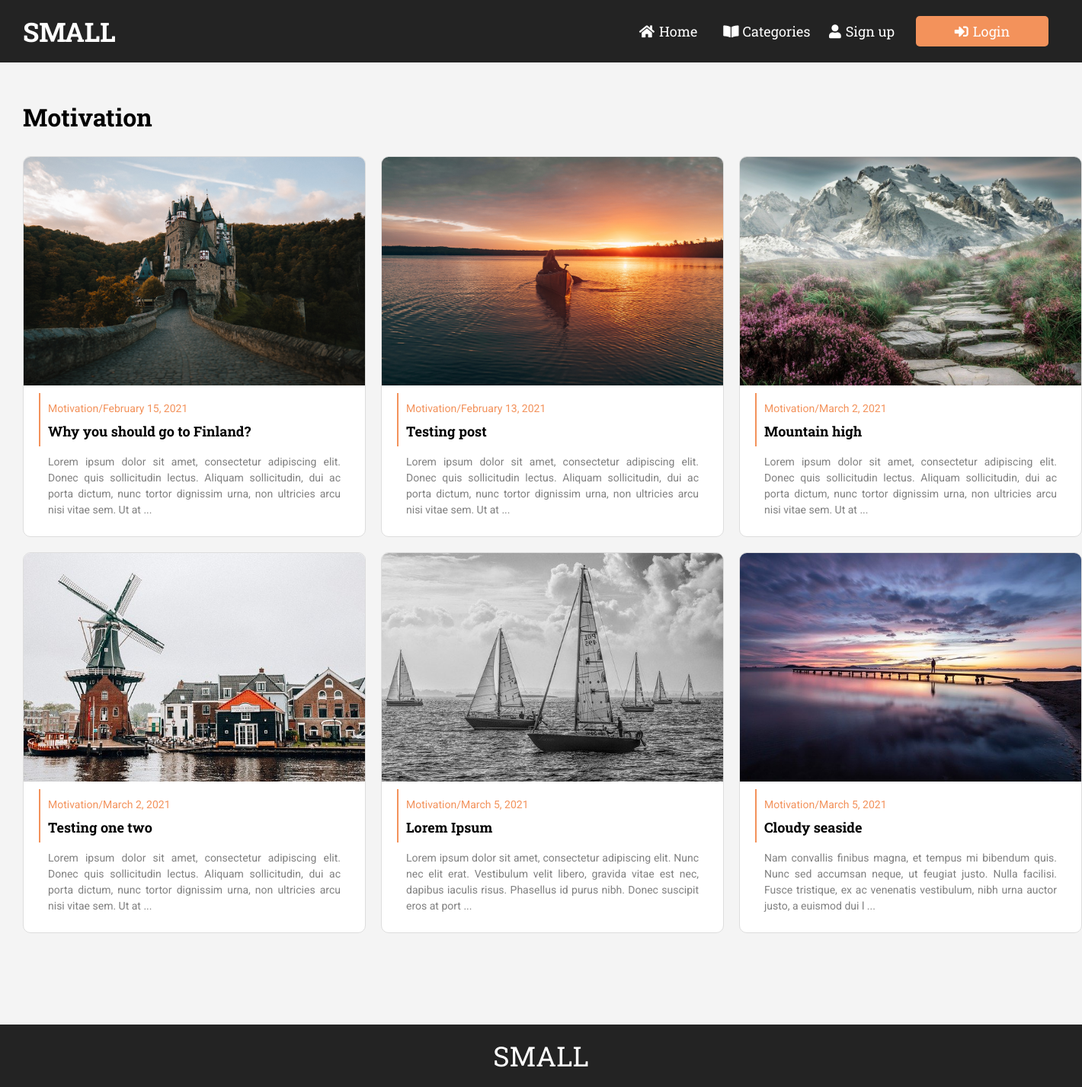
/category.php?topic=2, run on the app's committed database.
### tables this page shows
CREATE TABLE `topics` (
  `id` int(11) NOT NULL,
  `name` varchar(255) DEFAULT NULL,
  `slug` varchar(255) DEFAULT NULL
);

CREATE TABLE `posts` (
  `id` int(11) NOT NULL,
  `user_id` int(11) DEFAULT NULL,
  `title` varchar(255) NOT NULL,
  `slug` varchar(255) NOT NULL,
  `views` int(11) NOT NULL DEFAULT '0',
  `image` varchar(255) NOT NULL DEFAULT 'defaultpostimg.png',
  `body` text NOT NULL,
  `published` tinyint(1) NOT NULL DEFAULT '0',
  `created_at` datetime NOT NULL DEFAULT '1970-01-01 12:01:01',
  `updated_at` timestamp NULL DEFAULT NULL ON UPDATE CURRENT_TIMESTAMP
);

### include/public_functions.php (called while the page is built, shortened)
<?php
function getPostTopic($post_id){
	global $conn;
	$sql = "SELECT * FROM topics WHERE id=
			(SELECT topic_id FROM post_topic WHERE post_id=$post_id) LIMIT 1";
	$result = mysqli_query($conn, $sql);
	$topic = mysqli_fetch_assoc($result);
	return $topic;
}
function getPublishedPostsByTopic($topic_id) {
	global $conn;
	$sql = "SELECT * FROM posts ps
			WHERE ps.id IN
			(SELECT pt.post_id FROM post_topic pt
				WHERE pt.topic_id=$topic_id GROUP BY pt.post_id
				HAVING COUNT(1) = 1)";
	$result = mysqli_query($conn, $sql);
	$posts = mysqli_fetch_all($result, MYSQLI_ASSOC);
	$final_posts = array();
	foreach ($posts as $post) {
		$post['topic'] = getPostTopic($post['id']);
		array_push($final_posts, $post);
	}
	return $final_posts;
}
function getTopicNameById($id)
{
	global $conn;
	$sql = "SELECT name FROM topics WHERE id=$id";
	$result = mysqli_query($conn, $sql);
	$topic = mysqli_fetch_assoc($result);
	return $topic['name'];
}
?>

### category.php (the view, shortened to what this page needs)
<?php require_once('config.php')?>
<?php include('include/public_functions.php'); ?>
<?php include( ROOT_PATH . '/include/header_section.php')?>
<?php
	if (isset($_GET['topic'])) {
		$topic_id = $_GET['topic'];
		$posts = getPublishedPostsByTopic($topic_id);
	}
?>
</head>
<body>
<?php include( ROOT_PATH . '/include/navbar.php')?>
<main class="main-category">
    <div class="container">
    <h1 class="topic"><?php echo getTopicNameById($topic_id);?></h1>
    <div class="category-slots">
    <?php foreach ($posts as $post): ?>
        <a href="article.php?post-slug=<?php echo $post['slug']; ?>">
        <div class="category-page">
            <div class="category-pic">
            <img src="<?php echo BASE_URL . '/static/img/' . $post['image']; ?>" alt="4">
            </div>
            <div class="text-container">
                <div class="border">
                    <h4 class="category"><?php echo getTopicNameById($topic_id) . "/" . date("F j, Y ", strtotime($post["created_at"]));?></h4>
                    <h3 class="category-article-title"><?php echo $post['title'] ?></h3>
                </div>
                <p class="category-text"><?php echo substr($post['body'], 0, 200) . " ...";?> </p>
            </div>
        </div> </a>
    <?php endforeach ?>
</div>
</main>
<?php include( ROOT_PATH . '/include/footer.php') ?>

### static/css/style.css (style rules this page uses)
:root { --slab: "Roboto Slab", serif; --regular: "Roboto", sans-serif; --primary: #f3925b; }
* { padding: 0; margin: 0; box-sizing: border-box; }
body { font-family: var(--regular); background: #f4f4f4; }
a { text-decoration: none; }
img { width: 100%; height: 100%; object-fit: cover; }
.container { max-width: 1400px; width: 100%; margin: auto; padding: 0 20px; }
.main-category .container { max-width: 1400px; margin: auto; }
.main-category { padding: 50px 0 90px; background: #f4f4f4; }
.topic { font-family: var(--slab); text-align: left; }
.category-slots { display: grid; grid-template-columns: repeat(3, 1fr); grid-gap: 20px; justify-content: space-around; width: 100%; margin: auto; padding: 30px 0px; }
.category-page { height: 500px; min-width: 450px; background-color: white; background: #fff; border-radius: 10px; border: 1px solid #ddd; overflow: hidden; }
.text-container { margin: 0px 20px 10px; line-height: 30px; }
.category-slots .category-pic { overflow: hidden; height: 300px; }
.category-slots .category { text-align: left; color: var(--primary); font-size: 14px; font-weight: 400; }
.category-slots .category-article-title { text-align: left; font-size: 18px; font-family: var(--slab); color: #000; }
.border { border-left: 2px solid var(--primary); padding: 5px 10px; margin-bottom: 10px; }
.text-container { padding: 10px 0px; }
.category-text { padding: 0px 12px; text-align: justify; font-size: 14px; color: grey; line-height: 1.5; }

### data on the page
topics: name "Motivation"
posts: image (picture), topics.name "Motivation", created_at "February 15, 2021", title "Why you should go to Finland?", body "Lorem ipsum dolor sit amet, consectetur adipiscing elit. Donec quis sollicitudin lectus. Aliquam sollicitudin, dui ac porta dictum, nunc tortor dignissim urna, non ultricies arcu nisi vitae sem. Ut at"
posts: image (picture), topics.name "Motivation", created_at "February 13, 2021", title "Testing post", body "Lorem ipsum dolor sit amet, consectetur adipiscing elit. Donec quis sollicitudin lectus. Aliquam sollicitudin, dui ac porta dictum, nunc tortor dignissim urna, non ultricies arcu nisi vitae sem. Ut at"
posts: image (picture), topics.name "Motivation", created_at "March 2, 2021", title "Mountain high", body "Lorem ipsum dolor sit amet, consectetur adipiscing elit. Donec quis sollicitudin lectus. Aliquam sollicitudin, dui ac porta dictum, nunc tortor dignissim urna, non ultricies arcu nisi vitae sem. Ut at"
posts: image (picture), topics.name "Motivation", created_at "March 2, 2021", title "Testing one two", body "Lorem ipsum dolor sit amet, consectetur adipiscing elit. Donec quis sollicitudin lectus. Aliquam sollicitudin, dui ac porta dictum, nunc tortor dignissim urna, non ultricies arcu nisi vitae sem. Ut at"
posts: image (picture), topics.name "Motivation", created_at "March 5, 2021", title "Lorem Ipsum", body "Lorem ipsum dolor sit amet, consectetur adipiscing elit. Nunc nec elit erat. Vestibulum velit libero, gravida vitae est nec, dapibus iaculis risus. Phasellus id purus nibh. Donec suscipit eros at port"
posts: image (picture), topics.name "Motivation", created_at "March 5, 2021", title "Cloudy seaside", body "Nam convallis finibus magna, et tempus mi bibendum quis. Nunc sed accumsan neque, ut feugiat justo. Nulla facilisi. Fusce tristique, ex ac venenatis vestibulum, nibh urna auctor justo, a euismod dui l"
